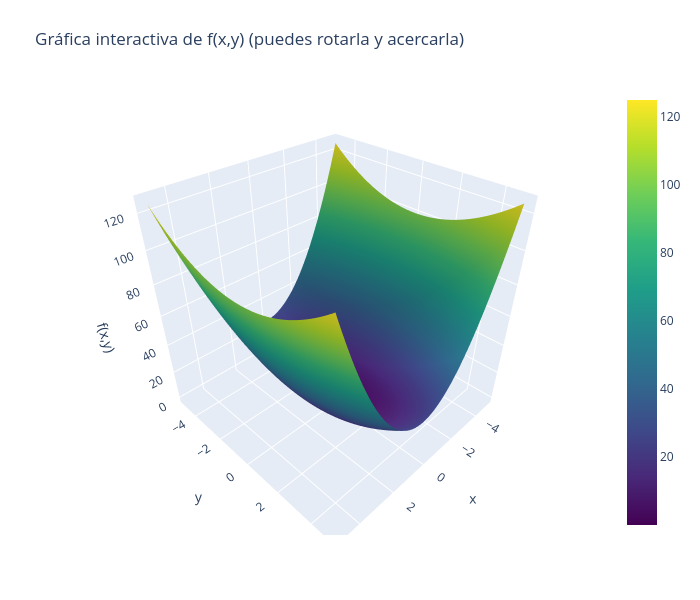

Write notebook code for a chart like this one.
### Markdown cell above
## Introducción

El estudio de las dimensiones espaciales es fundamental para poder comprender el universo. Por ejemplo, conectar la mecánica cuántica 
con la relatividad general ha desarrollado toda una línea de investigación física en torno a la 
[**Teoría de Cuerdas**](https://en.wikipedia.org/wiki/String_theory), donde se establecen al menos 10 dimensiones 
(una dimensión temporal, tres dimensiones espaciales ordinarias y seis dimensiones compactadas e inobservables en la práctica).

En general, ¿cómo es posible definir y comprender un sistema con $n$ dimensiones?

Hasta ahora hemos estudiado las herramientas del cálculo en 2 dimensiones trabajando sobre el plano cartesiano, pero bien sabemos 
que el mundo que nos rodea, en una perspectiva simple, se comprende en 3 dimensiones espaciales. 

```{figure} 3coordenadas.png
---
height: 200px
name: Espacio3D
---
Representación Espacio Tridimensional
```

Aún más, incluso es posible visualizar una cuarta dimensión considerando el tiempo. Por ejemplo, a partir de una línea, podemos 
construir un cuadrado, luego un cubo y finalmente un 
[**teseracto o hipercubo**](https://upload.wikimedia.org/wikipedia/commons/d/d7/8-cell.gif) 

```{figure} teseracto.png
---
height: 200px
name: Teseracto
---
Teseracto
```

Un ejemplo artístico, ¿qué tiene de especial el cuadro la 
[**Crucifixión (Corpus Hypercubus)**](https://en.wikipedia.org/wiki/Crucifixion_(Corpus_Hypercubus)) de Salvador Dalí?

```{figure} Dali_Crucifixion_hypercube.jpg
---
height: 300px
name: Crucifixión
---
Crucifixión
```

Esto nos invita a ampliar nuestras fronteras y extender, muchas veces de manera natural pero no directa, 
los conceptos de funciones, 
límites, derivadas e integrales al Cálculo Multivariable.

## Funciones de Varias Variables

### Funciones y Dominio
Una **función real** $f$ de $n$ variables es una regla que asigna el elemento 
$\mathbf{x}=(x_1,x_2,x_3,\ldots,x_n)\in D\subseteq\mathbb{R}^n$ (la preimagen) un único número real $x_{n+1}$ denotado por 
$f(\mathbf{x})$ (la imagen), es decir,

$$
f:D\subseteq\mathbb{R}^n\to\mathbb{R}, ~~x_{n+1}=f(\mathbf{x})
$$ 

El conjunto $D$ se denomina **dominio** de la función. Además, anotamos 

$$
Dom(f)=\left\{\mathbf{x}\in\mathbb{R}^n\, :\,  f(\mathbf{x})\in\mathbb{R}\right\},
$$ (Dom)

para referirnos al dominio maximal de $f$, es decir, [](Dom) es el conjunto de elementos en $\mathbb{R}^n$ para los que $f$ está 
bien definida (sin restricciones adicionales).

**Nota**. Si $n=2$ tenemos una función de 2 variables, que anotamos usualmente como $z=f(x,y)$ (en lugar de $x_3 = f(x_1,x_2))$. 

```{figure} fun2var.jpg
---
height: 200px
name: Función2Var
---
Función de 2 Variables
```

Si $n=3$ tenemos una función de 3 variables, que anotamos mediante $w=f(x,y,z)$. 

### Recorrido
El **recorrido** de una función $f$ es el conjunto de imágenes $x_{n+1}=f(\mathbf{x})$ para los cuales existe una preimagen en $D$, 
es decir, 

$$
Rec(f)=\{x_{n+1}\in\mathbb{R}: \exists~\mathbf{x}\in D~,~x_{n+1}=f(\mathbf{x})\}.
$$ (Rec)

### Gráfico 
El **gráfico** de una función $f$ es el conjunto de puntos $(\mathbf{x},x_{n+1})\in\mathbb{R}^{n+1}$ tales que $\mathbf{x}\in D$ 
y $x_{n+1}=f(\mathbf{x})$.

$$
Graf(f)=\{(\mathbf{x},x_{n+1})\in\mathbb{R}^{n+1}:\mathbf{x}\in D~\wedge~x_{n+1}=f(\mathbf{x})\}
$$ (Graf)

Si bien toda función tiene asociado un gráfico, este conjunto no siempre se puede visualizar.

**Nota**. Si $n=2$, entonces el gráfico de $f$ está es el espacio $\mathbb{R}^3$ y es llamado genéricamente **superficie**. 
(Veremos más adelante que no todas las superficies provienen de funciones).

```{figure} fun2vargraf.jpg
---
height: 200px
name: Gráfico3D
---
Representación Gráfica de una Función de 2 Variables
```

### Ejercicios

```{admonition} Ejercicio 
Considere la función $f(x,y)=4x^2+y^2$.

a. Grafique $f$ usando Python.

b. Determine $Dom(f)$.

c. Determine $Rec(f)$.
```

### Code cell
import numpy as np
import plotly.graph_objects as go

def f(x, y):
    return 4*x**2 + y**2  # Ejemplo de función

# Crear una malla de puntos en el espacio XY
x = np.linspace(-5, 5, 100)
y = np.linspace(-5, 5, 100)
X, Y = np.meshgrid(x, y)
Z = f(X, Y)

# Crear la figura interactiva en 3D
fig = go.Figure(data=[go.Surface(z=Z, x=X, y=Y, colorscale='Viridis')])

fig.update_layout(
    title='Gráfica interactiva de f(x,y) (puedes rotarla y acercarla)',
    scene=dict(
        xaxis_title='x',
        yaxis_title='y',
        zaxis_title='f(x,y)'
    ),
    width=700,
    height=600,
    margin=dict(l=65, r=50, b=65, t=90)
)

# Mostrar la gráfica
fig.show()

### Figure 1 — Plotly figure (JSON) as saved in the notebook; plotly's stock layout.template omitted (floating-point values rounded to 4 significant figures; data arrays with more than 128 entries replaced by an {"elided": "..."} marker saying what was removed)
{"data": [{"colorscale": [[0.0, "#440154"], [0.1111, "#482878"], [0.2222, "#3e4989"], [0.3333, "#31688e"], [0.4444, "#26828e"], [0.5556, "#1f9e89"], [0.6667, "#35b779"], [0.7778, "#6ece58"], [0.8889, "#b5de2b"], [1.0, "#fde725"]], "type": "surface", "x": {"elided": "100x100 float values"}, "y": {"elided": "100x100 float values"}, "z": {"elided": "100x100 float values"}}], "layout": {"height": 600, "margin": {"b": 65, "l": 65, "r": 50, "t": 90}, "scene": {"xaxis": {"title": {"text": "x"}}, "yaxis": {"title": {"text": "y"}}, "zaxis": {"title": {"text": "f(x,y)"}}}, "title": {"text": "Gráfica interactiva de f(x,y) (puedes rotarla y acercarla)"}, "width": 700}}
